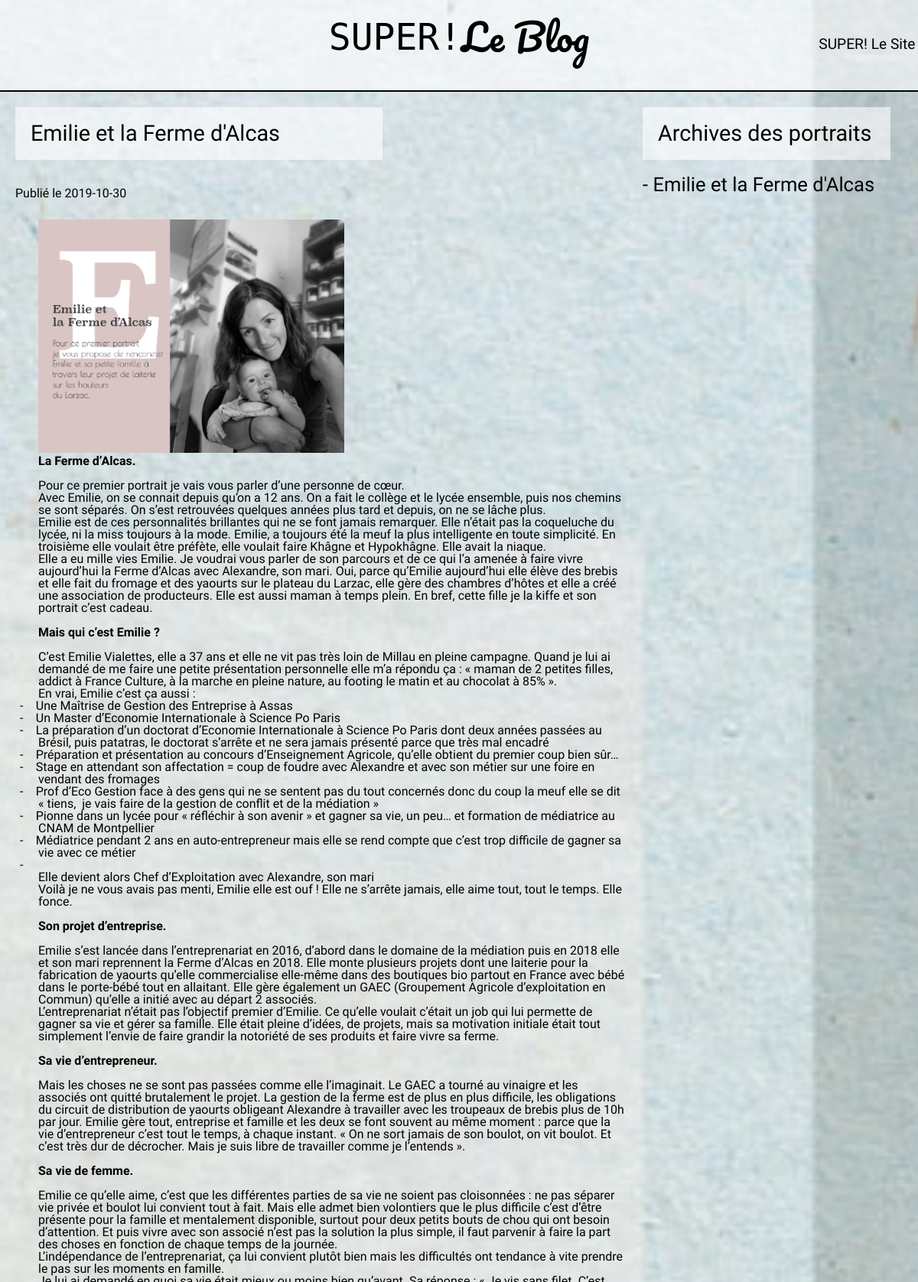
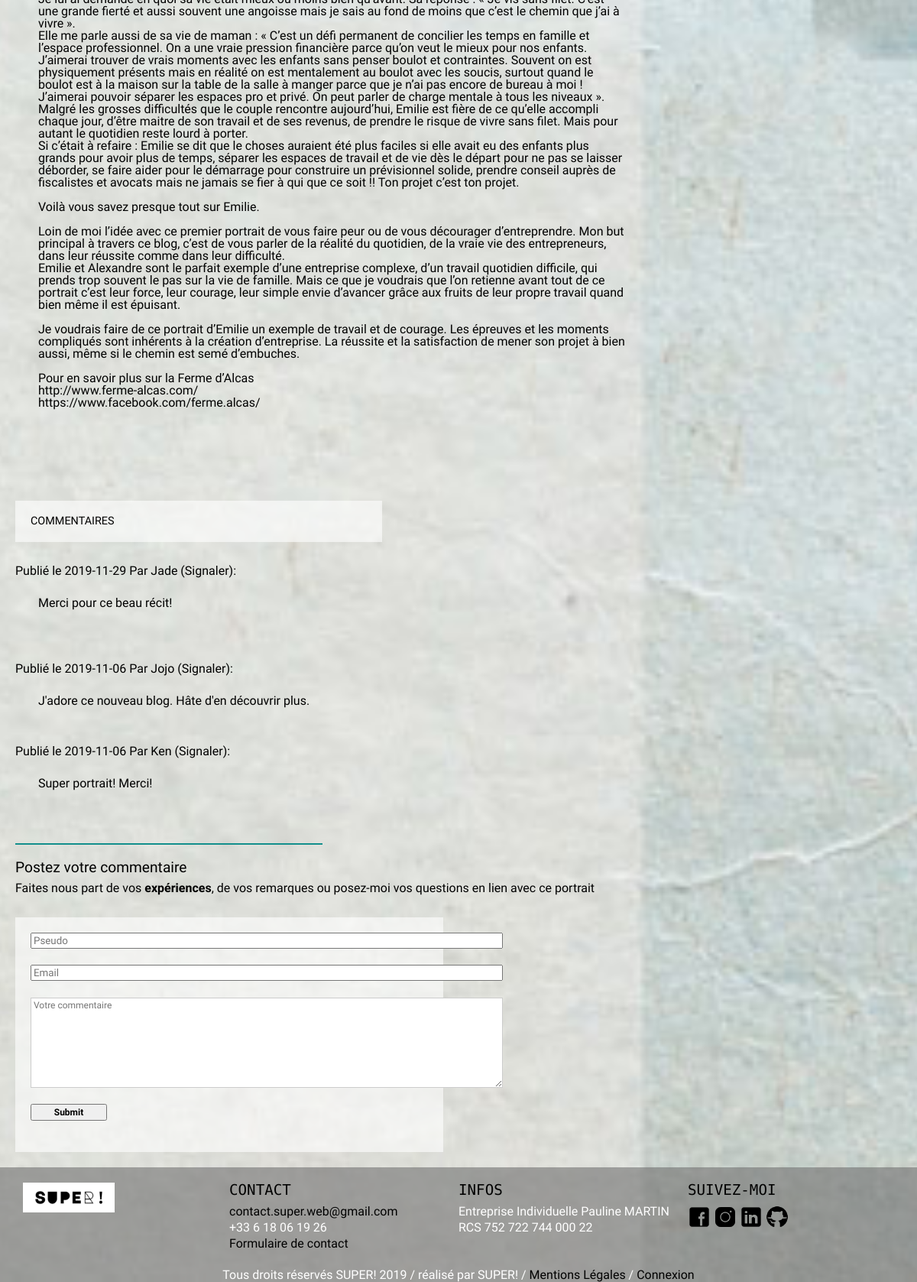
Page /index.php?action=portraits&id=7 on the committed database (2 pictures, top to bottom).
### tables this page shows
CREATE TABLE `portraits` (
  `id` int(11) NOT NULL,
  `title` varchar(300) NOT NULL,
  `date_portrait` date NOT NULL,
  `content` text NOT NULL
);

CREATE TABLE `comments_portraits` (
  `id` int(11) NOT NULL,
  `id_portrait` int(11) NOT NULL,
  `pseudo` varchar(300) NOT NULL,
  `mail` varchar(300) NOT NULL,
  `date_comment` date NOT NULL,
  `content` text NOT NULL,
  `signaled` int(11) NOT NULL
);

### controllers/frontend.php (called while the page is built, shortened)
<?php
function blogPortraits()
{
    $portraitManager = new PortraitsManager();
    $allPortraits = $portraitManager->getAllPortraits();
    $portrait = $portraitManager->get($_GET['id']);
    $commentPortrait = new CommentsPortraitsManager();
    $commentedPortrait = $commentPortrait->getPortraitComment($_GET['id']);
    include('views/frontend/blog/portraitsView.php');
    require("views/frontend/blog/blogTemplate.php");
}

### models/Manager.php (called while the page is built)
<?php
abstract class Manager
{
    protected function dbConnect()
    {
        try {
            $db = new PDO(
                'mysql:host=localhost;dbname=mapa8726_projet_5;charset=utf8', 'mapa8726_paulineweb', "Gaspard0415",
                array(PDO::ATTR_ERRMODE => PDO::ERRMODE_EXCEPTION)
            );
        return $db;
        } catch (Exception $e) {
            die('erreur : ' . $e->getMessage());
        }
    }
}

### models/PortraitsManager.php (called while the page is built, shortened)
<?php
class PortraitsManager extends Manager
{
    private $_db;
    public function __construct()
    {
        $this->_db = $this->dbConnect();
    }
    public function get($id)
    {
        $req = $this->_db->prepare('SELECT * FROM portraits WHERE id = ?');
        $req->execute([
            $id
        ]);
        $portraits = $req->fetch();
        return new Portraits($portraits);
    }
    public function getAllPortraits()
    {
        $list = [];
        $req = $this->_db->prepare('SELECT * FROM portraits ORDER BY id DESC');
        $data = $req->execute();
        while ($data = $req->fetch(PDO::FETCH_ASSOC)) {
            $list[] = new Portraits($data);
        }
        return $list;
    }
}

### models/Portraits.php (called while the page is built, shortened)
<?php
class Portraits
{
    private $_id,
        $_title,
        $_date_portrait,
        $_content;
    public function getId()
    {
        return $this->_id;
    }
    public function getTitle()
    {
        return $this->_title;
    }
    public function getDatePortrait()
    {
        return $this->_date_portrait;
    }
    public function getContent()
    {
        return $this->_content;
    }
    public function setId($id)
    {
        $id = (int) $id;
        if ($id > 0) {
            $this->_id = $id;
        }
    }
    public function setTitle($title)
    {
        if (is_string($title)) {
            $this->_title = $title;
        }
    }
    public function setDatePortrait($date_portrait)
    {
        $this->_date_portrait = $date_portrait;
    }
    public function setContent($content)
    {
        if (is_string($content)) {
            $this->_content = $content;
        }
    }
}

### models/CommentsPortraitsManager.php (called while the page is built, shortened)
<?php
class CommentsPortraitsManager extends Manager
{
    private $_db;
    public function __construct()
    {
        $this->_db = $this->dbConnect();
    }
    public function getPortraitComment()
    {
        $list = [];
        $req = $this->_db->prepare('SELECT id, pseudo, mail, content, date_comment, signaled, DATE_FORMAT (date_comment, "%d/%m/%Y à %Hh%imin%ss") AS date_creation_comment FROM comments_portraits WHERE id_portrait= ? ORDER BY date_comment DESC LIMIT 0, 5');
        $req->execute(array(
            $_GET['id']
        ));
        while ($data = $req->fetch(PDO::FETCH_ASSOC))
        {
            $list [] = new CommentsPortraits($data);
        }
        return $list;
    }
}

### models/CommentsPortraits.php (called while the page is built, shortened)
<?php
class CommentsPortraits
{
    private $_id,
        $_id_portrait,
        $_pseudo,
        $_mail,
        $_date_comment,
        $_content,
        $_signaled;
    public function getId()
    {
        return $this->_id;
    }
    public function getPseudo()
    {
        return $this->_pseudo;
    }
    public function getDateComment()
    {
        return $this->_date_comment;
    }
    public function getContent()
    {
        return $this->_content;
    }
    public function setId($id)
    {
        $id = (int) $id;
        if ($id > 0) {
            $this->_id = $id;
        }
    }
    public function setPseudo($pseudo)
    {
        $this->_pseudo = htmlspecialchars($pseudo);
    }
    public function setDateComment($date_comment)
    {
        $this->_date_comment = $date_comment;
    }
    public function setContent($content)
    {
        if (is_string($content)) {
            $this->_content = htmlspecialchars($content);
        }
    }
}

### views/frontend/blog/portraitsView.php (the view, shortened to what this page needs)
<section class="nav_portraits">
    <section class="show_portrait">
        <div class="portrait_container">
            <h2><?= $portrait->getTitle() ?></h2><br/>
            <h3>Publié le <?= $portrait->getDatePortrait() ?></h3><br/>
            <p><?= $portrait->getContent() ?></p><br/>
        </div>
            <section class="comments_portrait">
                <h3>COMMENTAIRES</h3>
                <div class="comment_container">
                    <?php if (!empty($commentedPortrait)):
                        foreach ($commentedPortrait as $cle => $elements): ?>
                            <p>Publié le <?= $elements->getDateComment() ?> Par <?= $elements->getPseudo() ?> (<a href="index.php?action=portraits&id=<?= $portrait->getId() ?>&idComment=<?= $elements->getId() ?>&signaled" class="signal">Signaler</a>): </p><br/>
                            <p class="comment_published"><?= $elements->getContent() ?><br />
                            <div class="signal_message">
                            </div>
                        <?php endforeach;
                    endif; ?>
                </div>
                <hr>
            </section>
            <section class="create_comments_portrait">
                <h3>Postez votre commentaire</h3>
                <h4>Faites nous part de vos <strong>expériences</strong>, de vos remarques ou posez-moi vos questions en lien avec ce portrait</h4>
                <form class="comments_form" action="index.php?action=portraits&id=<?= $_GET['id'] ?>" method="post">
                    <input class="pseudo" type="text" name="pseudo" placeholder="Pseudo" id="pseudo" required>
                    <span class="error-message"></span><br/>
                    <input class="mail" type="email" name="mail" placeholder="Email" id="mail" required>
                    <span class="error-message"></span><br/>
                    <textarea class="content" name="content" placeholder="Votre commentaire" id="content" cols="30" rows="10" required></textarea><br/>
                    <input class="submit" type="submit" name="submit" placeholder="Envoyer" id="submit"><br/>
                </form>
            </section>
    </section>
    <section class="all_portraits_list">
        <h5>Archives des portraits</h5>
            <?php if (!empty($allPortraits)):
                foreach ($allPortraits as $cle => $elements): ?>
                    <div class="all_portraits">
                        <a href="index.php?action=portraits&id=<?= $elements->getId() ?>">
                            <h3>- <?= $elements->getTitle() ?></h3>
                        </a>
                    </div>
                <?php endforeach;
            endif; ?>
    </section>
</section>

### public/frontstylesheet.css (style rules this page uses)
html, body, div, span, applet, object, iframe, h1, h2, h3, h4, h5, h6, p, blockquote, pre, a, abbr, acronym, address, big, cite, code, del, dfn, em, img, ins, kbd, q, s, samp, small, strike, strong, sub, sup, tt, var, b, u, i, center, dl, dt, dd, ol, ul, li, fieldset, form, label, legend, table, caption, tbody, tfoot, thead, tr, th, td, article, aside, canvas, details, embed, figure, figcaption, footer, header, hgroup, menu, nav, output, ruby, section, summary, time, mark, audio, video { margin: 0; padding: 0; border: 0; font-size: 100%; font: inherit; vertical-align: baseline; box-sizing: border-box; }
article, aside, details, figcaption, figure, footer, header, hgroup, menu, nav, section { display: block; }
body { line-height: 1; }
html, body { margin: 0; padding: 0; }
strong { font-weight: 700; }
body { background-image: url("../public/images/texture-geométrique1.jpeg"); height: 500px; background-attachment: fixed; background-position: center; background-repeat: no-repeat; background-size: cover; }
.content { height: 110px!important; }
input.text,textarea { width:300px; font:12px/12px 'courier new',courier,monospace; color:#333; padding:3px; margin:1px 0; border:1px solid #ccc; }
input.submit { padding:2px 5px; font:bold 12px/12px verdana,arial,sans-serif; }

### public/blogstylesheet.css (style rules this page uses)
html, body, div, span, applet, object, iframe, h1, h2, h3, h4, h5, h6, p, blockquote, pre, a, abbr, acronym, address, big, cite, code, del, dfn, em, img, ins, kbd, q, s, samp, small, strike, strong, sub, sup, tt, var, b, u, i, center, dl, dt, dd, ol, ul, li, fieldset, form, label, legend, table, caption, tbody, tfoot, thead, tr, th, td, article, aside, canvas, details, embed, figure, figcaption, footer, header, hgroup, menu, nav, output, ruby, section, summary, time, mark, audio, video { margin: 0; padding: 0; border: 0; font-size: 100%; font: inherit; vertical-align: baseline; box-sizing: border-box; }
article, aside, details, figcaption, figure, footer, header, hgroup, menu, nav, section { display: block; }
body { line-height: 1; }
html, body { margin: 0; padding: 0; }
strong { font-weight: 700; }
body { background-image: url("../public/images/texture_geometrique2.jpeg")!important; }
.nav_articles, .nav_portraits { display: flex; flex-direction: row; font-family: 'poiret one', cursive; }
.show_article, .show_portrait { display: flex; flex-direction: column; width: 70%; padding: 20px; }
.all_portraits_list, .all_articles_list { display: flex; flex-direction: column; width: 30%; }
.portrait_container, .article_container, .comments, .comments_portrait, .create_comments_portrait, .comments_article, .create_comments_article { display: flex; flex-direction: column; }
.portrait_container, .article_container { margin-bottom: 8 0px; }
.article_container h3, .portrait_container h3 { margin-bottom: 10px; }
.article_container p, .portrait_container p { margin-left: 30px; }
.comment_container { display: flex; flex-direction: column; }
.comment_published { margin-top: 10px; margin-bottom: 50px; margin-left: 30px; }
hr { border: 1px solid #128f8c; width: 400px; margin: 20px 0!important; }
.portrait_container h2, .article_container h2 { font-size: 1.8em; background-color: rgba(255, 255, 255, 0.6); padding: 20px; width: 60%; flex-wrap: wrap; margin-bottom: 20px; }
.comments_portrait h3, .comments_article h3 { font-size: 0.9em!important; width: 30%; background-color: rgba(255, 255, 255, 0.6); padding: 20px; width: 60%; margin-top: 40px; margin-bottom: 30px; }
.create_comments_portrait h3, .create_comments_article h3 { font-size: 1.2em; margin-bottom: 10px; }
.create_comments_portrait h4, .create_comments_article h4 { margin-bottom: 30px; }
.comments_form { display: flex; flex-direction: column; width: 70%; background-color: rgba(255, 255, 255, 0.6); padding: 20Px; }
.comments_form input, .comments_form textarea { font-family: 'poiret one', cursive; margin-bottom: 5px; width: 610px; }
#submit { width: 100px; }
.all_portraits_list h5, .all_articles_list h5 { font-size: 1.8em; background-color: rgba(255, 255, 255, 0.6); padding: 20px; width: 90%; flex-wrap: wrap; margin-bottom: 20px; margin-top: 20px; }
.all_portraits h3, .all_articles h3 { font-size: 1.6em; margin-bottom: 10px; }
.signal_message { color: red; }

### views/frontend/blog/blogTemplate.php (style rules this page uses)
a { text-decoration: none; color: #000000; }

### rows in the picture
portraits: title "Emilie et la Ferme d'Alcas", date_portrait "2019-10-30", content (picture), content "La Ferme d’Alcas. Pour ce premier portrait je vais vous parler d’une personne de cœur. Avec Emilie, on se connait depuis qu’on a 12 ans. On a fait le collège et le lycée ensemble, puis nos chemins se sont séparés. On s’est retrouvées quelques années plus tard et depuis, on ne se lâche plus. Emilie est de ces personnalités brillantes qui ne se font jamais remarquer. Elle n’était pas la coqueluche du lycée, ni la miss toujours à la mode. Emilie, a toujours été la meuf la plus intelligente en toute simplicité. En troisième elle voulait être préfète, elle voulait faire Khâgne et Hypokhâgne. Elle avait la niaque. Elle a eu mille vies Emilie. Je voudrai vous parler de son parcours et de ce qui…"
comments_portraits: date_comment "2019-11-29", pseudo "Jade", content "Merci pour ce beau récit!"
comments_portraits: date_comment "2019-11-06", pseudo "Jojo", content "J'adore ce nouveau blog. Hâte d'en découvrir plus."
comments_portraits: date_comment "2019-11-06", pseudo "Ken", content "Super portrait! Merci!"
